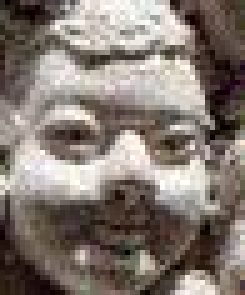
%> input picture Matlab_Intro/Assignment1/Q4/F2.jpg, 49 x 59 px (shown 5 times larger)
$ octave q4.m   (GNU Octave 9; MATLAB toolbox functions it lacks are replaced by stand-ins)
%> lines starting %> are read from the running program, lines starting %| are printed output that depends on the picture; in (x1, y1, x2, y2) boxes, pixels count from 0 and x2, y2 are one past the last pixel; in counts of white or black regions, pixels touching at a corner belong together; the program's own positions count from 1
original = imread('F2.jpg');
%> original is the input picture: size 59x49x3 uint8; mean R, G, B 131.7, 121, 113.8

bl(original,2);
% [4 lines of commented-out code are left out]
figure(1);imagesc(original);colormap default;  %IF GREY THEN CHAMGE DEFAULT TO GREY

% [18 lines of commented-out code are left out]


function [enlarged] = nni(original,sf)
scale = [sf sf];              %# The resolution scale factors: [rows columns]
originalsize = size(original);
enlargedsize = max(floor(scale.*originalsize(1:2)),1);  %# Compute the new image size

rowIndex = min(round(((1:enlargedsize(1))-0.5)./scale(1)+0.5),originalsize(1));
colIndex = min(round(((1:enlargedsize(2))-0.5)./scale(2)+0.5),originalsize(2));

%# Index old image to get new image:

enlarged = original(rowIndex,colIndex,:);
% figure(2), imshow(enlarged) ; title(['Nni:SF: ' num2str(sf)]);
figure(2), imagesc(enlarged);colormap default ; title(['NNI:SF: ' num2str(sf)]);

end


function [enlarged] = bl(original,sf)
%> called with sf = 2
    [r, c,~] = size(original);
%> r = 59; c = 49

    er = r * sf;
%> er = 118
    ec = c * sf;
%> ec = 98

    [cf, rf] = meshgrid(1 : ec, 1 : er);
    cf = cf / sf;
    rf = rf / sf;

    c_get = floor(cf);
    r_get = floor(rf);

    r_get(r_get < 1) = 1;
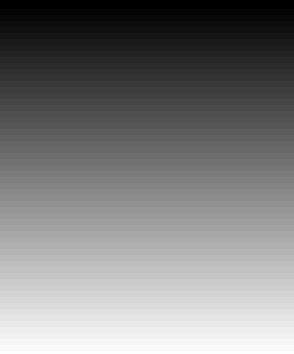
%> r_get: size 118x98 double (shown 3 times larger); min 1, max 59, mean 29.5; drawn with min black and max white
    c_get(c_get < 1) = 1;
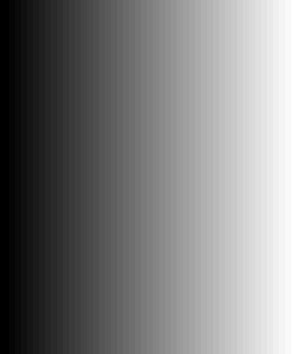
%> c_get: size 118x98 double (shown 3 times larger); min 1, max 49, mean 24.5; drawn with min black and max white
    r_get(r_get > r - 1) = r - 1;
%> r_get: size 118x98 double; 0.85% of pixels changed, all inside (x1, y1, x2, y2) = (0, 117, 98, 118)
    c_get(c_get > c - 1) = c - 1;
%> c_get: size 118x98 double; 1.02% of pixels changed, all inside (x1, y1, x2, y2) = (97, 0, 98, 118)

    delta_R =  rf - r_get;
    delta_C =  cf - c_get;

    in1_ind = sub2ind([r, c], r_get, c_get);
    in4_ind = sub2ind([r, c], r_get+1, c_get+1);
    in2_ind = sub2ind([r, c], r_get+1,c_get);
    in3_ind = sub2ind([r, c], r_get, c_get+1);

    enlarged = zeros(er, ec, size(original, 3));

    enlarged = cast(enlarged, 'like', original);
%> enlarged: size 118x98x3 uint8; every value is 0
    for idx = 1 : size(original, 3)
        chan = double(original(:,:,idx));
        tmp = chan(in1_ind).*(1 - delta_R).*(1 - delta_C) + ...
                       chan(in2_ind).*(delta_R).*(1 - delta_C) + ...
                       chan(in3_ind).*(1 - delta_R).*(delta_C) + ...
                       chan(in4_ind).*(delta_R).*(delta_C);
        enlarged(:,:,idx) = cast(tmp,'like',original);
    end
%> this loop made 3 passes
%> pass 1, in bl, `chan = double(original(:,:,idx));`:
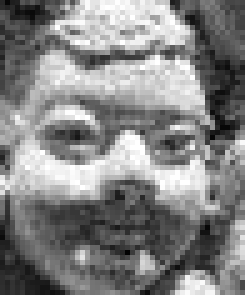
%> chan: size 59x49 double (shown 5 times larger); min 2, max 255, mean 131.7
%> pass 1, in bl, `tmp = chan(in1_ind).*(1 - delta_R).*(1 - delta_C) + chan(in2_ind).*(de..`:
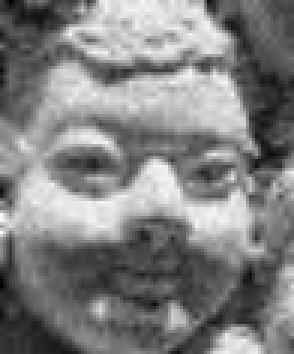
%> tmp: size 118x98 double (shown 3 times larger); min -9, max 268.5, mean 131.6; drawn with min black and max white
%> after the loop:
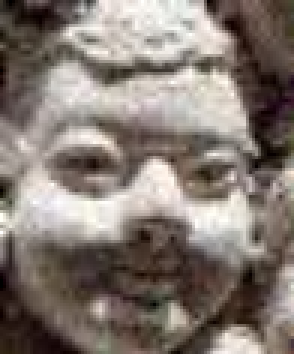
%> enlarged: size 118x98x3 uint8 (shown 3 times larger); mean R, G, B 131.7, 121.1, 113.9

    figure(2), imagesc(enlarged);colormap default ; title(['BI:SF: ' num2str(sf)]);

end
